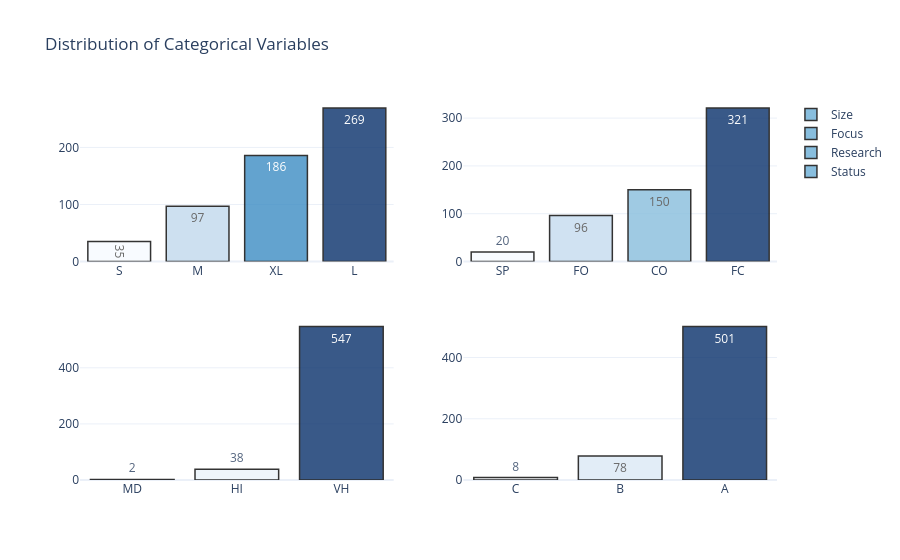

Notebook code for this chart:
### Markdown cell above
**Distribution of University Categorical Attributes**

### Code cell
row_n = 2
col_n = 2
fig = make_subplots(rows = row_n, cols = col_n)

size_counts = df['SIZE'].value_counts().sort_values()
focus_counts = df['FOCUS'].value_counts().sort_values()
rs_counts = df['RES.'].value_counts().sort_values()
status_counts = df['STATUS'].value_counts().sort_values()

categorical_lst = [size_counts, focus_counts, rs_counts, status_counts]
categorical_labels = ['Size', 'Focus', 'Research', 'Status']

for i, col in enumerate(categorical_labels):
    fig.add_trace(
        go.Bar(
            x = categorical_lst[i].index.astype('str'), 
            y = categorical_lst[i].values, 
            name = col, 
            text = np.round(categorical_lst[i].values, 3), 
            textposition = 'auto', 
            marker = dict(
                color = categorical_lst[i].values, 
                colorscale = 'Blues',
                showscale = False)),
        row = int(i/col_n)+1, 
        col = int(i%col_n)+1)

fig.update_layout(
    title_text = 'Distribution of Categorical Variables', 
    template = 'plotly_white')

fig.update_traces(marker_line_color = 'black', 
                  marker_line_width = 1.5, 
                  opacity = 0.8)

fig.show()

### Figure 1 — Plotly figure (JSON) as saved in the notebook; plotly's stock layout.template omitted (floating-point values rounded to 4 significant figures)
{"data": [{"marker": {"color": [35, 97, 186, 269], "colorscale": [[0, "rgb(247,251,255)"], [0.125, "rgb(222,235,247)"], [0.25, "rgb(198,219,239)"], [0.375, "rgb(158,202,225)"], [0.5, "rgb(107,174,214)"], [0.625, "rgb(66,146,198)"], [0.75, "rgb(33,113,181)"], [0.875, "rgb(8,81,156)"], [1, "rgb(8,48,107)"]], "line": {"color": "black", "width": 1.5}, "showscale": false}, "name": "Size", "opacity": 0.8, "text": [35, 97, 186, 269], "textposition": "auto", "type": "bar", "x": ["S", "M", "XL", "L"], "xaxis": "x", "y": [35, 97, 186, 269], "yaxis": "y"}, {"marker": {"color": [20, 96, 150, 321], "colorscale": [[0, "rgb(247,251,255)"], [0.125, "rgb(222,235,247)"], [0.25, "rgb(198,219,239)"], [0.375, "rgb(158,202,225)"], [0.5, "rgb(107,174,214)"], [0.625, "rgb(66,146,198)"], [0.75, "rgb(33,113,181)"], [0.875, "rgb(8,81,156)"], [1, "rgb(8,48,107)"]], "line": {"color": "black", "width": 1.5}, "showscale": false}, "name": "Focus", "opacity": 0.8, "text": [20, 96, 150, 321], "textposition": "auto", "type": "bar", "x": ["SP", "FO", "CO", "FC"], "xaxis": "x2", "y": [20, 96, 150, 321], "yaxis": "y2"}, {"marker": {"color": [2, 38, 547], "colorscale": [[0, "rgb(247,251,255)"], [0.125, "rgb(222,235,247)"], [0.25, "rgb(198,219,239)"], [0.375, "rgb(158,202,225)"], [0.5, "rgb(107,174,214)"], [0.625, "rgb(66,146,198)"], [0.75, "rgb(33,113,181)"], [0.875, "rgb(8,81,156)"], [1, "rgb(8,48,107)"]], "line": {"color": "black", "width": 1.5}, "showscale": false}, "name": "Research", "opacity": 0.8, "text": [2, 38, 547], "textposition": "auto", "type": "bar", "x": ["MD", "HI", "VH"], "xaxis": "x3", "y": [2, 38, 547], "yaxis": "y3"}, {"marker": {"color": [8, 78, 501], "colorscale": [[0, "rgb(247,251,255)"], [0.125, "rgb(222,235,247)"], [0.25, "rgb(198,219,239)"], [0.375, "rgb(158,202,225)"], [0.5, "rgb(107,174,214)"], [0.625, "rgb(66,146,198)"], [0.75, "rgb(33,113,181)"], [0.875, "rgb(8,81,156)"], [1, "rgb(8,48,107)"]], "line": {"color": "black", "width": 1.5}, "showscale": false}, "name": "Status", "opacity": 0.8, "text": [8, 78, 501], "textposition": "auto", "type": "bar", "x": ["C", "B", "A"], "xaxis": "x4", "y": [8, 78, 501], "yaxis": "y4"}], "layout": {"title": {"text": "Distribution of Categorical Variables"}, "xaxis": {"anchor": "y", "domain": [0, 0.45]}, "xaxis2": {"anchor": "y2", "domain": [0.55, 1]}, "xaxis3": {"anchor": "y3", "domain": [0, 0.45]}, "xaxis4": {"anchor": "y4", "domain": [0.55, 1]}, "yaxis": {"anchor": "x", "domain": [0.575, 1]}, "yaxis2": {"anchor": "x2", "domain": [0.575, 1]}, "yaxis3": {"anchor": "x3", "domain": [0, 0.425]}, "yaxis4": {"anchor": "x4", "domain": [0, 0.425]}}}
